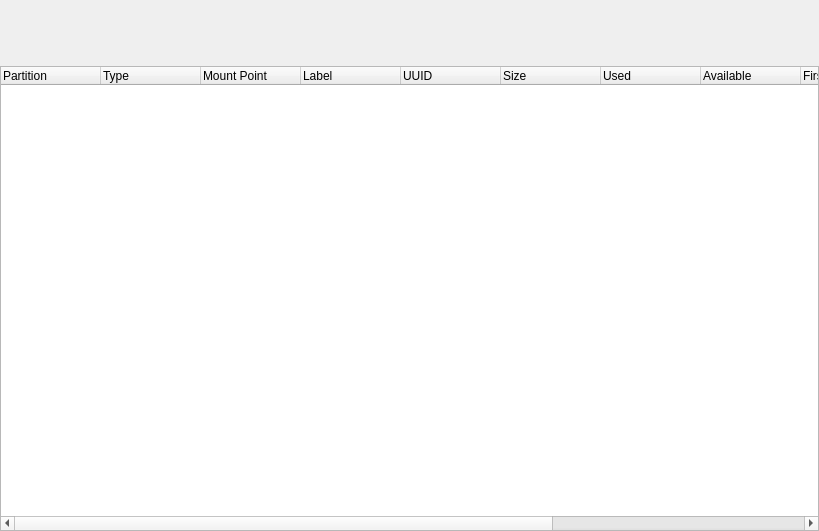
<?xml version="1.0" encoding="UTF-8"?>
<ui version="4.0">
 <class>PartitionManagerWidgetBase</class>
 <widget class="QWidget" name="PartitionManagerWidgetBase">
  <property name="geometry">
   <rect>
    <x>0</x>
    <y>0</y>
    <width>819</width>
    <height>531</height>
   </rect>
  </property>
  <property name="windowTitle">
   <string comment="@title:window">KDE Partition Manager</string>
  </property>
  <layout class="QVBoxLayout" name="verticalLayout">
   <property name="margin">
    <number>0</number>
   </property>
   <item>
    <widget class="PartTableWidget" name="m_PartTableWidget" native="true">
     <property name="sizePolicy">
      <sizepolicy hsizetype="Expanding" vsizetype="Fixed">
       <horstretch>0</horstretch>
       <verstretch>0</verstretch>
      </sizepolicy>
     </property>
     <property name="minimumSize">
      <size>
       <width>0</width>
       <height>60</height>
      </size>
     </property>
     <property name="maximumSize">
      <size>
       <width>16777215</width>
       <height>74</height>
      </size>
     </property>
     <property name="contextMenuPolicy">
      <enum>Qt::CustomContextMenu</enum>
     </property>
    </widget>
   </item>
   <item>
    <widget class="QTreeWidget" name="m_TreePartitions">
     <property name="contextMenuPolicy">
      <enum>Qt::CustomContextMenu</enum>
     </property>
     <property name="alternatingRowColors">
      <bool>true</bool>
     </property>
     <property name="iconSize">
      <size>
       <width>32</width>
       <height>32</height>
      </size>
     </property>
     <property name="rootIsDecorated">
      <bool>false</bool>
     </property>
     <property name="uniformRowHeights">
      <bool>true</bool>
     </property>
     <property name="itemsExpandable">
      <bool>false</bool>
     </property>
     <column>
      <property name="text">
       <string>Partition</string>
      </property>
     </column>
     <column>
      <property name="text">
       <string>Type</string>
      </property>
     </column>
     <column>
      <property name="text">
       <string>Mount Point</string>
      </property>
     </column>
     <column>
      <property name="text">
       <string>Label</string>
      </property>
     </column>
     <column>
      <property name="text">
       <string>UUID</string>
      </property>
     </column>
     <column>
      <property name="text">
       <string>Size</string>
      </property>
     </column>
     <column>
      <property name="text">
       <string>Used</string>
      </property>
     </column>
     <column>
      <property name="text">
       <string>Available</string>
      </property>
     </column>
     <column>
      <property name="text">
       <string>First Sector</string>
      </property>
     </column>
     <column>
      <property name="text">
       <string>Last Sector</string>
      </property>
     </column>
     <column>
      <property name="text">
       <string>Number of Sectors</string>
      </property>
     </column>
     <column>
      <property name="text">
       <string>Flags</string>
      </property>
     </column>
    </widget>
   </item>
  </layout>
 </widget>
 <customwidgets>
  <customwidget>
   <class>PartTableWidget</class>
   <extends>QWidget</extends>
   <header>gui/parttablewidget.h</header>
   <container>1</container>
  </customwidget>
 </customwidgets>
 <resources/>
 <connections/>
</ui>
